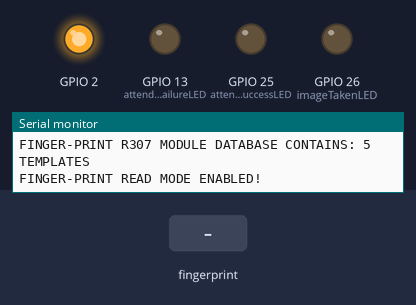
Recording of a sketch running on a simulated ESP32. On the bench: output pins drawn as LEDs (lit = HIGH), the last lines printed to the serial monitor. The inputs (shaded band) are chosen by the test bench. WiFi joins after 1.5 s; servers stay silent unless stated; the Firebase database answers and starts empty.

Above: at 3.7 s.
3.8 s: finger stored as number 1 placed on the sensor
At 4.14 s:
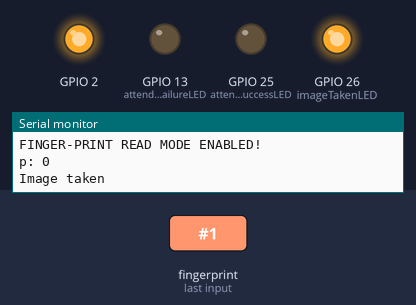
At 5.2 s:
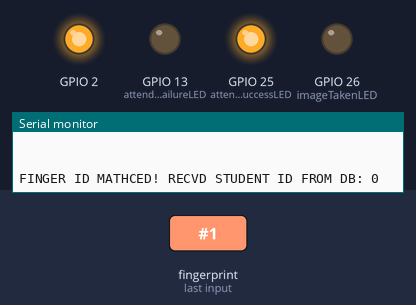
Timing chart, 0 to 6.9 s (numbered marks = the images above; inputs shaded):
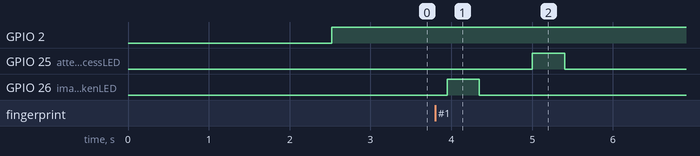

Measured:
- after the input at 3.8 s, GPIO 25 (attendenceSuccessLED): LOW → HIGH after 1.2 s, → LOW 0.40 s later; GPIO 26 (imageTakenLED): LOW → HIGH after 0.15 s, → LOW 0.40 s later

The sketch:

ESP_SmartAttendence.ino
```cpp
//FINAL
//**************************************LIBRARIES**************************************************/
//FIREBASE LIBRARIES
#include <WiFi.h>
#include <FirebaseESP32.h>

/*Provide the token generation process info.*/
//#include <addons/TokenHelper.h>
/*Provide the RTDB payload printing info and other helper functions.*/
//#include <addons/RTDBHelper.h>

#include <Arduino.h>
#include <Adafruit_Fingerprint.h>

//**************************************DEFINITIONS-&-MACROS**************************************/
//ESP32 WIFI CREDENTIALS
#define WIFI_SSID "Hotspotz" // Mobile hotspot name
#define WIFI_PASSWORD "abcd_123"  // Mobile hotspot password

//FIREBASE CREDENTIALS
/*Define the API Key */
#define API_KEY "u6ZzdfvoF6BJsS5KO8qpF3MoalECKwXlV48q6LBo"
/*Define the RTDB URL */
#define DATABASE_URL "https://smartattendencesystem-b0b7a-default-rtdb.firebaseio.com/" //<databaseName>.firebaseio.com or <databaseName>.<region>.firebasedatabase.app


#define Receiver_Txd_pin 17
#define Receiver_Rxd_pin 16

//**************************************VARIABlES*************************************************/

//FINGER-PRINT R307 ENROLL VARIABLES
uint8_t fingerprintID = NULL;
uint8_t indexFingerID = NULL;

//LED
uint8_t imageTakenLED = 26;
uint8_t attendenceSuccessLED = 25;
uint8_t attendenceFailureLED = 13;


//**************************************OBJECTS******************************************/
//FIREBASE DATA OBJECTS
/*Define Firebase Data object*/
FirebaseData fbdo; // huge memory consume 35%
FirebaseConfig config;

//USART COM PORTS

//HardwareSerial Receiver(2); // Define a Serial port instance called 'Receiver' using serial port 2

//FINGER-PRINT R307 ENROLL OBJECTS
HardwareSerial serialPort(2); // use UART2
Adafruit_Fingerprint finger = Adafruit_Fingerprint(&serialPort);
//**************************************FUNCTIONS DEFINITIONS****************************/


//**************************************FUNCTIONS****************************************/
//////////////////////////////////////INIT FUCNTIONS//////////////////////////////////////
//FINGER PRINT MODULE INIT FUNCTIONS
void FingerprintInit() {

  Serial.println("\nFRINGER PRINT SENSOR INITIALIZATION");
  // set the data rate for the sensor serial port
  finger.begin(57600);

  if (finger.verifyPassword()) {
    Serial.println("FINGERPRINT SENSOR FOUND!");
  }
  else {
    Serial.println("FINGERPRINT SENSOR NOT FOUND!");
    while (1) {
      delay(1);
    }
  }
  /*
    //FINGERPRINT PARAMETERS
    Serial.println(F("Reading sensor parameters"));
    finger.getParameters();
    Serial.print(F("Status: 0x"));
    Serial.println(finger.status_reg, HEX);
    Serial.print(F("Sys ID: 0x"));
    Serial.println(finger.system_id, HEX);
    Serial.print(F("Capacity: "));
    Serial.println(finger.capacity);
    Serial.print(F("Security level: "));
    Serial.println(finger.security_level);
    Serial.print(F("Device address: "));
    Serial.println(finger.device_addr, HEX);
    Serial.print(F("Packet len: "));
    Serial.println(finger.packet_len);
    Serial.print(F("Baud rate: "));
    Serial.println(finger.baud_rate); */
}

//WIFI INIT FUCNTION
void wifiInit() {
  WiFi.mode(WIFI_STA); //Optional
  WiFi.begin(WIFI_SSID, WIFI_PASSWORD);
  Serial.print("CONNECTING TO WI-FI");
  while (WiFi.status() != WL_CONNECTED)
  {
    Serial.print(".");
    delay(100);
  }
  Serial.println();
  Serial.print("CONNECTED WITH IP: ");
  Serial.print(WiFi.localIP());
  Serial.println();
}
//FIREBASE INIT FUCNTION
void firebaseInit() {
  Serial.printf("FIREBASE CLIENT: v%s\n\n", FIREBASE_CLIENT_VERSION);
  /* Assign the api key (required) */
  config.api_key = API_KEY;
  config.database_url = DATABASE_URL;

  //////////////////////////////////////////////////////////////////////////////////////////////
  //Please make sure the device free Heap is not lower than 80 k for ESP32 and 10 k for ESP8266,
  //otherwise the SSL connection will fail.
  //////////////////////////////////////////////////////////////////////////////////////////////
  Firebase.begin(DATABASE_URL, API_KEY);
  //Comment or pass false value when WiFi reconnection will control by your code or third party library
  //Firebase.reconnectWiFi(true);
  Firebase.setDoubleDigits(5);
}


//READ FINGERPRINTS FROM SENSOR MODULE
uint8_t getFingerprintID() {
  uint8_t p = finger.getImage();
  Serial.print("p: ");
  Serial.println(p);
  switch (p)
  {
    case FINGERPRINT_OK:
      Serial.println("Image taken");
      digitalWrite(imageTakenLED, HIGH);
      delay(400);
      digitalWrite(imageTakenLED, LOW);
      p = NULL;
      break;
    case FINGERPRINT_NOFINGER:
      Serial.println("No finger detected");
      return p = NULL;

    case FINGERPRINT_PACKETRECIEVEERR:
      Serial.println("Communication error");
      return  p = NULL;;
    case FINGERPRINT_IMAGEFAIL:
      Serial.println("Imaging error");
      return  p = NULL;;
    default:
      Serial.println("Unknown error");
      return  p = NULL;

  }

  // OK success!

  p = finger.image2Tz();
  Serial.print("p2: ");
  Serial.println(p);
  switch (p)
  {
    case FINGERPRINT_OK:
      Serial.println("Image converted");
      break;

    case FINGERPRINT_IMAGEMESS:
      Serial.println("Image too messy");
      return p;
    case FINGERPRINT_PACKETRECIEVEERR:
      Serial.println("Communication error");
      return p;
    case FINGERPRINT_FEATUREFAIL:
      Serial.println("Could not find fingerprint features");
      return p;
    case FINGERPRINT_INVALIDIMAGE:
      Serial.println("Could not find fingerprint features");
      return p;
    default:
      Serial.println("Unknown error");
      return p;
  }

  // OK converted!
  p = finger.fingerSearch();
  Serial.print("p3: ");
  Serial.println(p);
  if (p == FINGERPRINT_OK)
  {
    Serial.println("Found a print match!");
    // found a match!
    Serial.println(" ");
    Serial.println(" ");
    Serial.println(" ");
    Serial.print("FINGERPRINT MATCHED! STUDENT FOUND");
    Serial.print("Found ID #");
    Serial.print(finger.fingerID);
    Serial.print(" with confidence of ");
    Serial.println(finger.confidence);
    Serial.println(" ");
    Serial.println(" ");
    Serial.println(" ");
    return finger.fingerID;
  }
  else if (p == FINGERPRINT_PACKETRECIEVEERR)
  {
    Serial.println("Communication error");
    //  return p;
    return 1111;
  }
  else if (p == FINGERPRINT_NOTFOUND)
  {
    Serial.println("Did not find a match");

    digitalWrite(attendenceFailureLED, HIGH);
    delay(400);
    digitalWrite(attendenceFailureLED, LOW);

    return finger.fingerID = NULL;
    //return p;
    //return 1111;
  }
  else
  {
    Serial.println("Unknown error");
    // return p;
    return 1111;
  }
  return 1111;

}

////////////////////////////////////////////////FIREBASE/////////////////////////////////////
//FIREBASE SEND DATA TO DB
//REGISTER STUDENT ATTENDENCE TO FIRABASE
void registerStudentAttendence(uint8_t fingerprintIDnum) {
  if (fingerprintIDnum != 0) {
    //if (Firebase.ready()) {
    //SEARCH AN FETCH THUMB MATCHING FINGER-ID IN DATABASE-STUDENT

    //READS FROM FIREBASE
    Firebase.getInt(fbdo, "/Student/" + String(fingerprintIDnum) + "/StudentID" );
    int recvStudentID = fbdo.intData();
    Serial.print("FINGER ID MATHCED! RECVD STUDENT ID FROM DB: ");
    Serial.println(recvStudentID);

    //ATTENDENCE TIME STAMP
    unsigned long currentTime = millis();

    //REGISTER ATTENDENCE AND TIMESTAMP CORRESPONDING TO THE RECVD STUDENT ID
    // Firebase.setInt(fbdo, "/Attendence/" + String(recvStudentID) + "/FingerprintID", fingerprintIDnum);
   // Firebase.setInt(fbdo, "/Attendence/" + String(recvStudentID) + "/TimeStamp", currentTime);


   //SETS DATA TO FIREBASE
    Firebase.setInt(fbdo, "/Attendence/" + String(recvStudentID) + "/fingerprintIDnum", fingerprintIDnum);

    //GREEN LIGHT
    digitalWrite(attendenceSuccessLED, HIGH);
    delay(400);
    digitalWrite(attendenceSuccessLED, LOW);
    delay(100);
    // }
    fingerprintIDnum = NULL;
    finger.fingerID = NULL;
  }

}

//READ CALLING FUCNTION
void readFingerprints() {
  uint8_t presentStudentThumbID ;
  finger.getTemplateCount();
  if (finger.templateCount == 0) {
    Serial.print("FINGER-PRINT R307 MODULE DATABASE DOES NOT CONTAIN ANY FINGER PRINTS. PLEASE ENROLL!");
  }
  else {
    Serial.print("FINGER-PRINT R307 MODULE DATABASE CONTAINS: ");
    Serial.print(finger.templateCount);
    Serial.println(" TEMPLATES");
    Serial.println("FINGER-PRINT READ MODE ENABLED!");
    delay(50);
    presentStudentThumbID =  getFingerprintID();

  }

  registerStudentAttendence(presentStudentThumbID);
  //presentStudentThumbID = NULL;

}
void setup() {
  // put your setup code here, to run once:
  Serial.begin(9600);
  //FINGER-PRINT R307
  FingerprintInit();
  //WIFI INIT
  wifiInit();
  //FIREBASE INIT
  firebaseInit();
  pinMode(2, OUTPUT);
  pinMode(imageTakenLED, OUTPUT);
  pinMode(attendenceSuccessLED, OUTPUT);
  pinMode(attendenceFailureLED, OUTPUT);

}

void loop() {
  // put your main code here, to run repeatedly:
  // Wait for the Receiver to get the characters
  //digitalWrite(2, HIGH);
  Serial.println("Working Correctly.");
  if (WiFi.status() == WL_CONNECTED) {
    digitalWrite(2, HIGH); //WWIFI WORKING CORRECTLY
    readFingerprints();
    //getFingerprintID();
    Serial.println("Wifi  Connected.");

    // registerStudentAttendence(1);
  }
  else {
    digitalWrite(2, LOW);

  }


}
```
